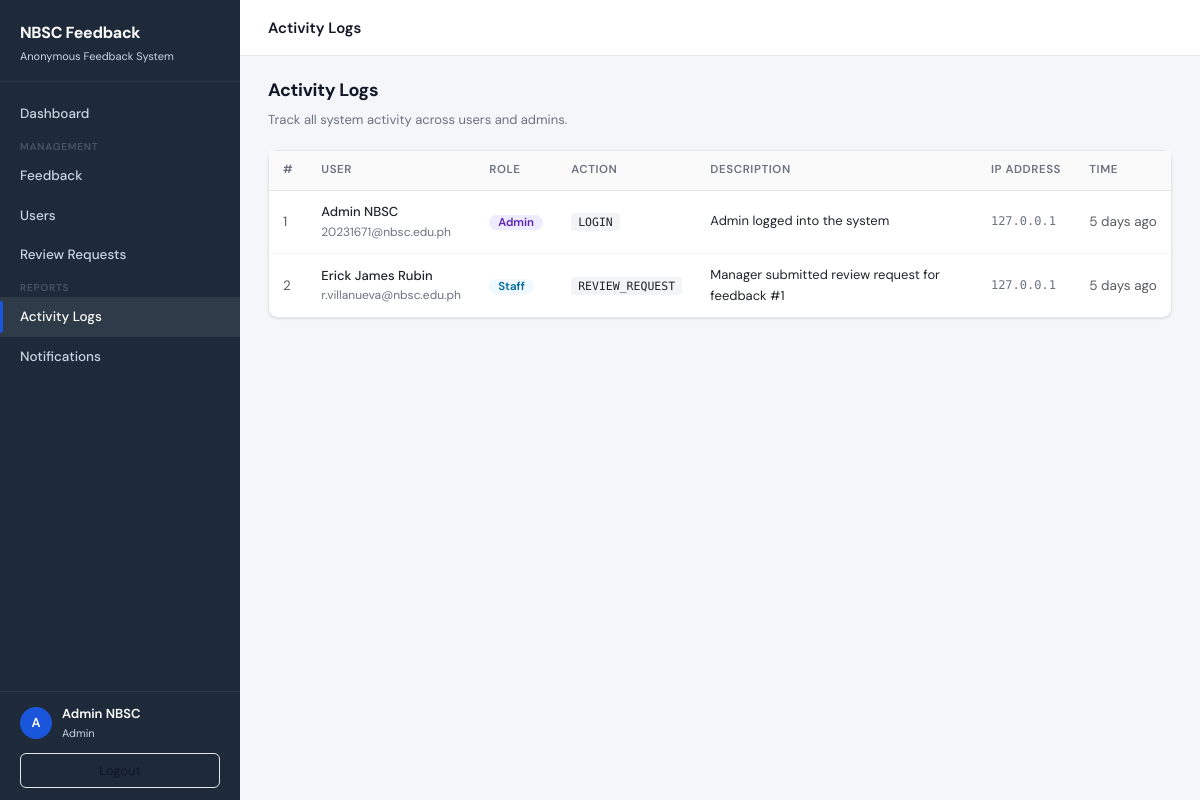
The page /app/admin/activity-logs.php (signed in) on the database its author committed.
### tables this page shows
CREATE TABLE activity_logs (
    log_id     INT PRIMARY KEY AUTO_INCREMENT,
    user_id    INT  NULL,
    action     VARCHAR(100) NOT NULL,
    description TEXT,
    ip_address VARCHAR(45),
    created_at DATETIME DEFAULT CURRENT_TIMESTAMP,
    FOREIGN KEY (user_id) REFERENCES users(user_id) ON DELETE SET NULL
);

CREATE TABLE users (
    user_id    INT PRIMARY KEY AUTO_INCREMENT,
    school_id  VARCHAR(20)  NOT NULL,
    first_name VARCHAR(50)  NOT NULL,
    last_name  VARCHAR(50)  NOT NULL,
    email      VARCHAR(255) UNIQUE NOT NULL,
    password   VARCHAR(255) NOT NULL,
    role       ENUM('student','staff','admin') NOT NULL DEFAULT 'student',
    department VARCHAR(50)  NOT NULL,
    status     ENUM('active','inactive') NOT NULL DEFAULT 'active',
    created_at DATETIME DEFAULT CURRENT_TIMESTAMP
);

### app/admin/activity-logs.php (the view, shortened to what this page needs)
<?php
require_once __DIR__ . '/../../config/config.php';
require_once __DIR__ . '/../../config/function.php';
require_once __DIR__ . '/../../includes/header.php';
require_once __DIR__ . '/../../includes/sidebar.php';
require_once __DIR__ . '/../../includes/footer.php';
$logs = $pdo->query("
    SELECT a.*, CONCAT(u.first_name,' ',u.last_name) AS full_name, u.role, u.email
    FROM activity_logs a
    JOIN users u ON a.user_id = u.user_id
    ORDER BY a.created_at DESC
    LIMIT 200
")->fetchAll();
?>
<div class="topbar">
  <span class="topbar-title">Activity Logs</span>
</div>
<div class="content">
  <div class="page-header">
    <h1>Activity Logs</h1>
    <p>Track all system activity across users and admins.</p>
  </div>
  <div class="card">
    <div class="table-wrap">
      <table>
        <thead>
          <tr>
            <th>#</th>
            <th>User</th>
            <th>Role</th>
            <th>Action</th>
            <th>Description</th>
            <th>IP Address</th>
            <th>Time</th>
          </tr>
        </thead>
        <tbody>
          <?php if (empty($logs)): ?>
            <tr><td colspan="7" class="text-center text-muted" style="padding:32px;">No logs found.</td></tr>
          <?php else: foreach ($logs as $i => $log): ?>
            <tr>
              <td class="text-muted"><?= $log['log_id'] ?></td>
              <td>
                <div style="font-weight:500;font-size:13px;"><?= sanitize($log['full_name']) ?></div>
                <div style="font-size:12px;color:var(--text-muted);"><?= sanitize($log['email']) ?></div>
              </td>
              <td><?= roleBadge($log['role']) ?></td>
              <td>
                <span style="font-family:'DM Mono',monospace;font-size:11.5px;background:#f3f4f6;padding:2px 7px;border-radius:4px;">
                  <?= sanitize($log['action']) ?>
                </span>
              </td>
              <td style="max-width:280px;font-size:13px;"><?= sanitize($log['description']) ?></td>
              <td style="font-family:'DM Mono',monospace;font-size:12px;color:var(--text-muted);"><?= sanitize($log['ip_address']) ?></td>
              <td class="text-muted" style="white-space:nowrap;"><?= timeAgo($log['created_at']) ?></td>
            </tr>
          <?php endforeach; endif; ?>
        </tbody>
      </table>
    </div>
  </div>
</div>

### config/function.php (shortened to what this page needs)
<?php
function sanitize($val) {
    return htmlspecialchars(trim((string)$val), ENT_QUOTES, 'UTF-8');
}
function timeAgo($datetime) {
    $diff = time() - strtotime($datetime);
    if ($diff < 604800)  { $d = floor($diff/86400); return $d.' day'.($d!=1?'s':'').' ago'; }
    return date('M j, Y', strtotime($datetime));
}
function roleBadge($r) {
    $map = ['admin'=>'badge-admin','manager'=>'badge-staff','student'=>'badge-student'];
    return "<span class='badge ".($map[$r]??'badge-student')."'>".ucfirst($r)."</span>";
}

### assets/css/style.css (style rules this page uses)
:root { --primary: #1a56db; --primary-dark: #1240a8; --primary-light: #e8f0fe; --success: #0e9f6e; --success-light: #def7ec; --warning: #e3a008; --warning-light: #fdf6b2; --danger: #e02424; --danger-light: #fde8e8; --purple: #7e3af2; --purple-light: #edebfe; --bg: #f4f6fa; --surface: #ffffff; --border: #e5e7eb; --text: #111827; --text-muted: #6b7280; --text-light: #9ca3af; --nav-bg: #1e2a3a; --nav-text: #cbd5e1; --nav-active: #ffffff; --nav-hover: rgba(255,255,255,0.08); --radius: 10px; --radius-sm: 6px; --shadow: 0 1px 3px rgba(0,0,0,0.08), 0 1px 2px rgba(0,0,0,0.04); --shadow-md: 0 4px 12px rgba(0,0,0,0.1); }
*, *::before, *::after { box-sizing: border-box; margin: 0; padding: 0; }
body { font-family: 'DM Sans', sans-serif; background: var(--bg); color: var(--text); font-size: 14px; line-height: 1.6; }
.topbar { background: var(--surface); border-bottom: 1px solid var(--border); padding: 0 28px; height: 56px; display: flex; align-items: center; justify-content: space-between; position: sticky; top: 0; z-index: 50; }
.topbar-title { font-size: 15px; font-weight: 600; }
.content { padding: 24px 28px; flex: 1; }
.card { background: var(--surface); border: 1px solid var(--border); border-radius: var(--radius); box-shadow: var(--shadow); }
.badge { display: inline-flex; align-items: center; padding: 2px 9px; border-radius: 99px; font-size: 11.5px; font-weight: 600; gap: 4px; }
.badge-admin { background: var(--purple-light); color: #5b21b6; }
.badge-student { background: #f0f9ff; color: #0369a1; }
.table-wrap { overflow-x: auto; }
table { width: 100%; border-collapse: collapse; font-size: 13.5px; }
thead th { padding: 10px 14px; text-align: left; font-size: 11.5px; font-weight: 600; text-transform: uppercase; letter-spacing: 0.05em; color: var(--text-muted); border-bottom: 1px solid var(--border); background: #fafafa; }
tbody td { padding: 11px 14px; border-bottom: 1px solid #f3f4f6; vertical-align: middle; }
tbody tr:last-child td { border-bottom: none; }
.page-header { margin-bottom: 20px; }
.page-header h1 { font-size: 18px; font-weight: 700; letter-spacing: -0.3px; }
.page-header p { font-size: 13px; color: var(--text-muted); margin-top: 3px; }
.text-muted { color: var(--text-muted); }

### rows shown on the page
activity_logs: log_id "1", full_name "Admin NBSC", user.email "20231671@nbsc.edu.ph", user.role "Admin", action "LOGIN", description "Admin logged into the system", ip_address "127.0.0.1", created_at "5 days ago"
activity_logs: log_id "2", full_name "Erick James Rubin", user.email "r.villanueva@nbsc.edu.ph", user.role "Staff", action "REVIEW_REQUEST", description "Manager submitted review request for feedback #1", ip_address "127.0.0.1", created_at "5 days ago"

### other values the page prints
$label "Dashboard Feedback Users Review Requests Activity Logs Notifications"
$initial "A"
$fullname "Admin NBSC"
$role "Admin"
